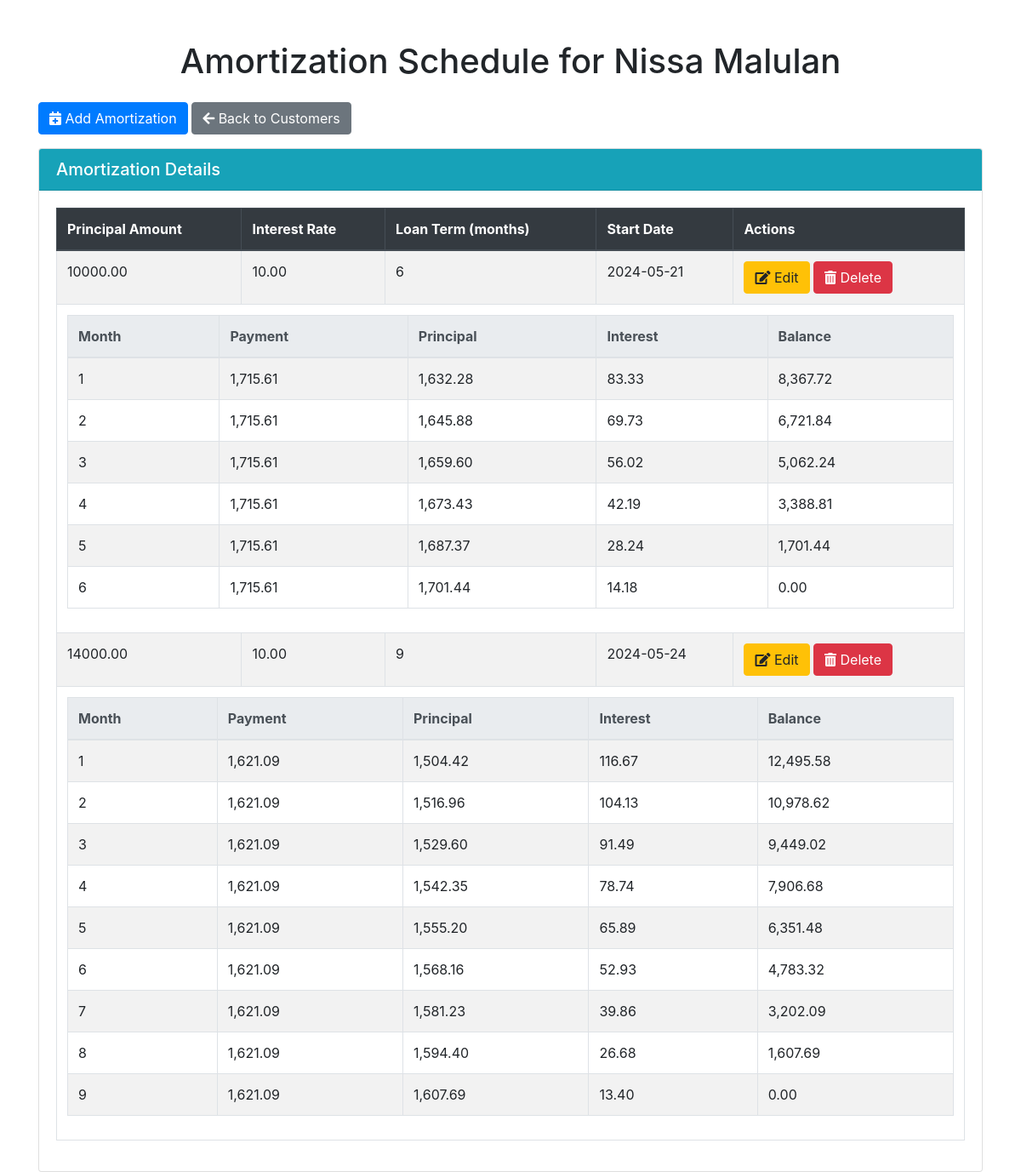
Page /view_amortization.php?customer_id=2 on the committed database.
### tables this page shows
CREATE TABLE `customers` (
  `id` int(11) NOT NULL,
  `name` varchar(255) NOT NULL,
  `email` varchar(255) NOT NULL,
  `phone` varchar(20) NOT NULL
);

CREATE TABLE `amortization` (
  `id` int(11) NOT NULL,
  `customer_id` int(11) NOT NULL,
  `principal_amount` decimal(10,2) NOT NULL,
  `interest_rate` decimal(5,2) NOT NULL,
  `loan_term` int(11) NOT NULL,
  `start_date` date NOT NULL
);

### function.php (called while the page is built)
<?php
function calculateAmortization($principal, $rate, $term) {
    $monthly_rate = $rate / 100 / 12;
    $monthly_payment = $principal * $monthly_rate / (1 - pow(1 + $monthly_rate, -$term));
    $schedule = [];
    for ($month = 1; $month <= $term; $month++) {
        $interest = $principal * $monthly_rate;
        $principal_payment = $monthly_payment - $interest;
        $principal -= $principal_payment;
        $schedule[] = [
            'month' => $month,
            'payment' => $monthly_payment,
            'principal' => $principal_payment,
            'interest' => $interest,
            'balance' => $principal
        ];
    }
    return $schedule;
}
?>

### view_amortization.php (the view, shortened to what this page needs)
<?php
include 'database.php';
include 'function.php';
$customer_id = $_GET['customer_id'];
$stmt = $conn->prepare("SELECT * FROM amortization WHERE customer_id = :customer_id");
$stmt->bindParam(':customer_id', $customer_id);
$stmt->execute();
$amortizations = $stmt->fetchAll(PDO::FETCH_ASSOC);
$stmt = $conn->prepare("SELECT * FROM customers WHERE id = :id");
$stmt->bindParam(':id', $customer_id);
$stmt->execute();
$customer = $stmt->fetch(PDO::FETCH_ASSOC);
?>
<!DOCTYPE html>
<html lang="en">
<head>
    <link rel="stylesheet" href="https://stackpath.bootstrapcdn.com/bootstrap/4.3.1/css/bootstrap.min.css">
    <link rel="stylesheet" href="https://cdnjs.cloudflare.com/ajax/libs/font-awesome/5.15.3/css/all.min.css">
</head>
<body>
<div class="container mt-5">
    <h1 class="text-center mb-4">Amortization Schedule for <?php echo htmlspecialchars($customer['name']); ?></h1>
    <button class="btn btn-primary mb-3" data-toggle="modal" data-target="#addAmortizationModal"><i class="fas fa-calendar-plus"></i> Add Amortization</button>
    <a href="index.php" class="btn btn-secondary mb-3"><i class="fas fa-arrow-left"></i> Back to Customers</a>
    <div class="card">
        <div class="card-header bg-info text-white">
            <h5 class="mb-0">Amortization Details</h5>
        </div>
        <div class="card-body">
            <table class="table table-bordered table-striped">
                <thead class="thead-dark">
                    <tr>
                        <th>Principal Amount</th>
                        <th>Interest Rate</th>
                        <th>Loan Term (months)</th>
                        <th>Start Date</th>
                        <th>Actions</th>
                    </tr>
                </thead>
                <tbody>
                    <?php foreach ($amortizations as $amortization): ?>
                        <tr>
                            <td><?php echo htmlspecialchars($amortization['principal_amount']); ?></td>
                            <td><?php echo htmlspecialchars($amortization['interest_rate']); ?></td>
                            <td><?php echo htmlspecialchars($amortization['loan_term']); ?></td>
                            <td><?php echo htmlspecialchars($amortization['start_date']); ?></td>
                            <td>
                                <button class="btn btn-warning edit-amortization-btn" data-toggle="modal" data-target="#editAmortizationModal"
                                        data-id="<?php echo $amortization['id']; ?>" data-principal="<?php echo htmlspecialchars($amortization['principal_amount']); ?>"
                                        data-rate="<?php echo htmlspecialchars($amortization['interest_rate']); ?>" data-term="<?php echo htmlspecialchars($amortization['loan_term']); ?>"
                                        data-start="<?php echo htmlspecialchars($amortization['start_date']); ?>">
                                    <i class="fas fa-edit"></i> Edit
                                </button>
                                <a href="delete_amortization.php?id=<?php echo $amortization['id']; ?>" class="btn btn-danger" onclick="return confirm('Are you sure you want to delete this amortization?')"><i class="fas fa-trash-alt"></i> Delete</a>
                            </td>
                        </tr>
                        <?php
                        $schedule = calculateAmortization($amortization['principal_amount'], $amortization['interest_rate'], $amortization['loan_term']);
                        ?>
                        <tr>
                            <td colspan="5">
                                <div class="table-responsive">
                                    <table class="table table-bordered">
                                        <thead class="thead-light">
                                            <tr>
                                                <th>Month</th>
                                                <th>Payment</th>
                                                <th>Principal</th>
                                                <th>Interest</th>
                                                <th>Balance</th>
                                            </tr>
                                        </thead>
                                        <tbody>
                                            <?php foreach ($schedule as $payment): ?>
                                                <tr>
                                                    <td><?php echo $payment['month']; ?></td>
                                                    <td><?php echo number_format($payment['payment'], 2); ?></td>
                                                    <td><?php echo number_format($payment['principal'], 2); ?></td>
                                                    <td><?php echo number_format($payment['interest'], 2); ?></td>
                                                    <td><?php echo number_format($payment['balance'], 2); ?></td>
                                                </tr>
                                            <?php endforeach; ?>
                                        </tbody>
                                    </table>
                                </div>
                            </td>
                        </tr>
                    <?php endforeach; ?>
                </tbody>
            </table>
        </div>
    </div>
</div>
</body>
</html>

### rows in the picture
customers: name "Nissa Malulan"
amortization: principal_amount "10000.00", interest_rate "10.00", loan_term "6", start_date "2024-05-21", month "1", payment "1,715.61", principal "1,632.28", interest "83.33", balance "8,367.72", month "2", principal "1,645.88", interest "69.73", balance "6,721.84", month "3", principal "1,659.60", interest "56.02", balance "5,062.24", month "4", principal "1,673.43", interest "42.19", balance "3,388.81", month "5", principal "1,687.37", interest "28.24", balance "1,701.44", month "6", principal "1,701.44", interest "14.18", balance "0.00"
amortization: principal_amount "14000.00", interest_rate "10.00", loan_term "9", start_date "2024-05-24", month "1", payment "1,621.09", principal "1,504.42", interest "116.67", balance "12,495.58", month "2", principal "1,516.96", interest "104.13", balance "10,978.62", month "3", principal "1,529.60", interest "91.49", balance "9,449.02", month "4", principal "1,542.35", interest "78.74", balance "7,906.68", month "5", principal "1,555.20", interest "65.89", balance "6,351.48", month "6", principal "1,568.16", interest "52.93", balance "4,783.32", month "7", principal "1,581.23", interest "39.86", balance "3,202.09", month "8", principal "1,594.40", interest "26.68", balance "1,607.69", month "9", principal "1,607.69", interest "13.40", balance "0.00"
